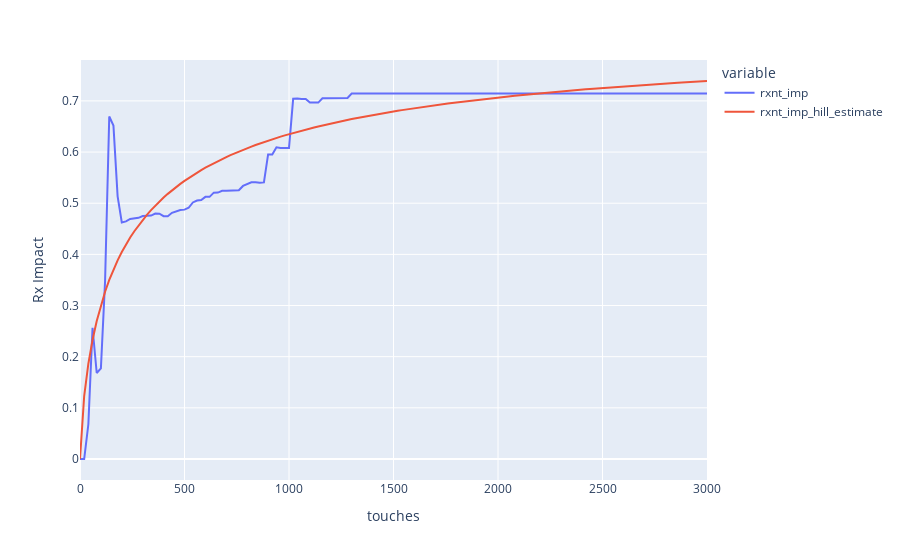

The code cell stored with this chart in its notebook:
### Code cell
response_curves.plot(channel3['resp_df'], 'touches', ['rxnt_imp', 'rxnt_imp_hill_estimate'])

### Figure 1 — Plotly figure (JSON) as saved in the notebook; plotly's stock layout.template omitted (floating-point values rounded to 4 significant figures; data arrays with more than 128 entries replaced by an {"elided": "..."} marker saying what was removed)
{"data": [{"hovertemplate": "variable=rxnt_imp<br>touches=%{x}<br>value=%{y}<extra></extra>", "legendgroup": "rxnt_imp", "line": {"color": "#636efa", "dash": "solid"}, "marker": {"symbol": "circle"}, "mode": "lines", "name": "rxnt_imp", "orientation": "v", "showlegend": true, "type": "scatter", "x": {"elided": "151 int values"}, "xaxis": "x", "y": {"elided": "151 float values"}, "yaxis": "y"}, {"hovertemplate": "variable=rxnt_imp_hill_estimate<br>touches=%{x}<br>value=%{y}<extra></extra>", "legendgroup": "rxnt_imp_hill_estimate", "line": {"color": "#EF553B", "dash": "solid"}, "marker": {"symbol": "circle"}, "mode": "lines", "name": "rxnt_imp_hill_estimate", "orientation": "v", "showlegend": true, "type": "scatter", "x": {"elided": "151 int values"}, "xaxis": "x", "y": {"elided": "151 float values"}, "yaxis": "y"}], "layout": {"legend": {"title": {"text": "variable"}, "tracegroupgap": 0}, "margin": {"t": 60}, "xaxis": {"anchor": "y", "domain": [0, 1], "title": {"text": "touches"}}, "yaxis": {"anchor": "x", "domain": [0, 1], "title": {"text": "Rx Impact"}}}}
